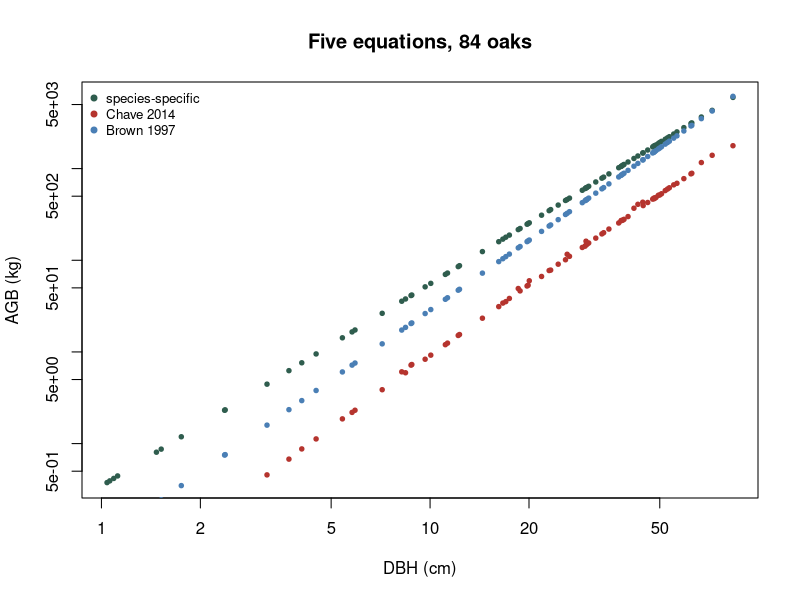

This figure's R source:
## ---- chunk 1
eq <- read.csv("data/eq_tab_acer.csv")
c(equations = nrow(eq), taxa = length(unique(eq$equation_taxa)))
table(eq$allometry_specificity)
## ---- chunk 2
knitr::kable(head(eq[, c("equation_taxa", "equation_allometry",
                         "dbh_min_cm", "dbh_max_cm", "sample_size")], 5))
## ---- chunk 3
summary(eq$sample_size)
## ---- chunk 4
q <- read.csv2("data/scbi_quercus.csv")
for (v in grep("^agb", names(q), value = TRUE)) q[[v]] <- as.numeric(q[[v]])

totals <- colSums(q[, grep("^agb", names(q))]) / 1000     # tonnes
round(totals, 2)
round(c(ratio = max(totals) / min(totals),
        spread_pct = 100 * (max(totals) - min(totals)) / min(totals)), 2)
## ---- chunk 5
carbon_ha <- totals * 0.47 / 25.6
round(carbon_ha, 2)
## ---- chunk 6
plot(q$dbh, q$agb_species, log = "xy", pch = 19, cex = 0.6, col = "#2f5d4e",
     xlab = "DBH (cm)", ylab = "AGB (kg)", main = "Five equations, 84 oaks")
points(q$dbh, q$agb_chave2014, pch = 19, cex = 0.6, col = "#b5342e")
points(q$dbh, q$agb_brown1997, pch = 19, cex = 0.6, col = "#4a7fb5")
legend("topleft", c("species-specific", "Chave 2014", "Brown 1997"),
       col = c("#2f5d4e", "#b5342e", "#4a7fb5"), pch = 19, bty = "n", cex = 0.8)
## ---- chunk 7
stems <- read.csv("data/scbi_stem1.csv")
acer  <- stems[stems$genus == "Acer" & !is.na(stems$dbh), ]
c(stems = nrow(acer), min_dbh = min(acer$dbh), max_dbh = max(acer$dbh))

has_range <- !is.na(eq$dbh_min_cm) & !is.na(eq$dbh_max_cm)
in_range  <- sapply(which(has_range), function(i)
  100 * mean(acer$dbh >= eq$dbh_min_cm[i] & acer$dbh <= eq$dbh_max_cm[i]))
round(summary(in_range), 1)
## ---- chunk 8
w <- exp(-2.48 + 2.4835 * log(acer$dbh))          # approximate stem biomass
in_range_c <- sapply(which(has_range), function(i) {
  ins <- acer$dbh >= eq$dbh_min_cm[i] & acer$dbh <= eq$dbh_max_cm[i]
  100 * sum(w[ins]) / sum(w)
})
round(summary(in_range_c), 1)
## ---- chunk 9
big <- max(acer$dbh)
c(largest_stem_cm = round(big, 1),
  equations_valid_that_high = sum(eq$dbh_max_cm >= big, na.rm = TRUE),
  of_total = sum(has_range))
## ---- chunk 10
q$WD <- as.numeric(q$WD)
knitr::kable(unique(q[, c("species", "WD")]), row.names = FALSE)
## ---- chunk 11
agb_kg   <- exp(-2.48 + 2.4835 * log(stems$dbh[!is.na(stems$dbh)]))
plot_ha  <- 25.6
carbon_density <- sum(agb_kg) / 1000 * 0.47 / plot_ha
round(c(stems = length(agb_kg),
        agb_t = sum(agb_kg) / 1000,
        MgC_per_ha = carbon_density), 2)
